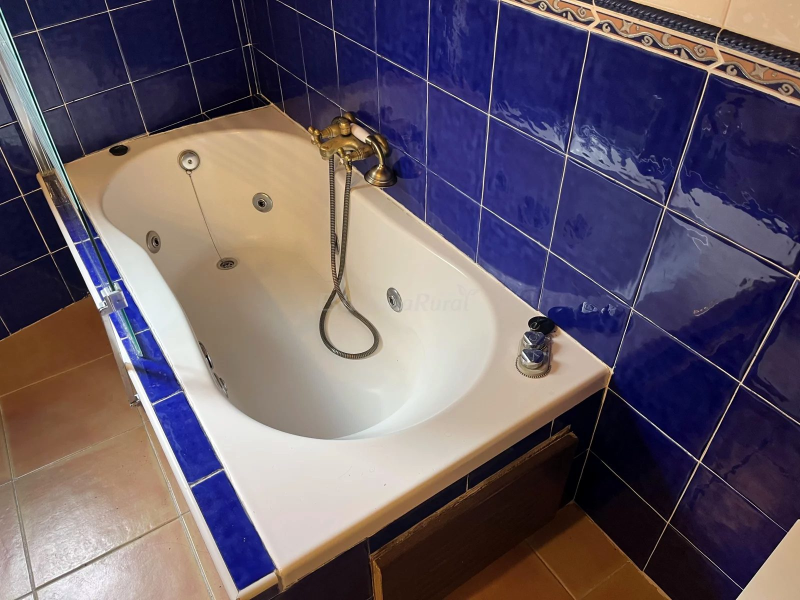
#> input picture img/fotos/banera-hidromasaje-1600.jpg, 1600 x 1200 px (shown at 1/2 size)
$ python -i fotos.py   (imports and definitions only)
#> lines starting #> are read from the running program, lines starting #| are printed output that depends on the picture
#> further down, picture is the input picture: PIL image 1600x1200 RGB; mean R, G, B 102.4, 90.9, 102.7
# Fotos publicables → img/fotos/<nombre>-<ancho>.{webp,jpg} + img/fotos/fotos.json. NUNCA se amplía.
#   python -I -X utf8 scripts/fotos.py
# - EscapadaRural (ref/origen/portales/er-*.webp, hechas por los dueños, casi todas 1600×1200): PROVISIONALES, decisión
#   de Álvaro del 2026-11-25, a la espera de las originales. Elegidas a mano una a una (ver ELEGIDAS y README). Llevan la
#   marca de agua tenue del portal en el centro: NO se toca (ni se borra, ni se tapa, ni se recorta para esconderla, ni
#   se difumina). Tratamiento, el mismo para todas y sin inventar nada:
#     1. enderezar: el giro de las verticales (Hough sobre los bordes), solo si está entre 0,3° y 3°; se recorta lo justo
#        por los bordes para quitar las esquinas vacías (la marca, en el centro, no se toca);
#     2. balance de blancos suave: con los píxeles claros y casi neutros, a la mitad y como mucho un 6 % por canal;
#     3. la misma curva para todas: contraste ×1,04 alrededor del gris medio.
#   Se sirven a 480 y 800 (rejilla) y a su tamaño real, como mucho 1600 (solo el visor).
# - Sensación Rural (sr-*.webp, 750 px, sin marca de agua): solo la fachada de frente (las otras cuatro las enseña mejor
#   una de EscapadaRural). A su tamaño y a 480.
# - Siguen prohibidas las de EuroWeb Media (ref/origen/album, galeria, marca) y las de TusCasasRurales (tcr-*).
# - Paisaje de Wikimedia Commons (licencia comprobada una a una en scripts/commons.json): miniatura de 1280 de Commons,
#   servida a 480 y 800. Créditos en el pie (construir.mjs).
import json, math, time, urllib.request
from pathlib import Path
import numpy as np
from PIL import Image

RAIZ = Path(__file__).resolve().parent.parent
SAL = RAIZ / 'img/fotos'
# [1 line not run here, left out]
CACHE = RAIZ / 'ref/raw/commons-cache'
# [1 line not run here, left out]
POR = RAIZ / 'ref/origen/portales'
UA = 'maqueta-web-local/1.0 (prueba de maqueta sin publicar)'

SR = {'casa-fachada': 'sr-apartamentos-rurales-alba-somiedo-137898.webp'}
# nombre en la web → fichero de EscapadaRural (las 20 elegidas de 32; descartes y motivos en el README)
ELEGIDAS = {
    'casa-escalera-pena': 'er-64a52c4d733e8.webp',
    'vista-ventana': 'er-6544fb1e9137d.webp',
    'salon-naranja-cocina': 'er-65732622805f9.webp',
    'comedor-buhardilla': 'er-6573262820962.webp',
    'salon-mesa': 'er-6573262e55a38.webp',
    'cocina-buhardilla': 'er-6573264970832.webp',
    'salon-cocina-pequeno': 'er-65732700a9f0f.webp',
    'cocina-pasillo': 'er-657327088e088.webp',
    'salon-sofa': 'er-657327a41bf4b.webp',
    'salon-blanco': 'er-6573287ecbd26.webp',
    'cocina-ventanas': 'er-65732896da60e.webp',
    'dormitorio-dos-camas': 'er-6573263d5881a.webp',
    'dormitorio-verde-ventana': 'er-6573265d191b2.webp',
    'dormitorio-verde-monte': 'er-657327221994f.webp',
    'dormitorio-crema': 'er-657327971fb29.webp',
    'dormitorio-blanco': 'er-657328859f0eb.webp',
    'bano-ventana-hidromasaje': 'er-65732642f124d.webp',
    'bano-hidromasaje-espejo': 'er-6573288c05c49.webp',
    'bano-ducha': 'er-65732715eed8e.webp',
    'banera-hidromasaje': 'er-65732653edbfb.webp',
}
# [1 line that did not run here, left out]


def giro_verticales(im):
    """Grados que hay que girar (positivo = antihorario) para poner a plomo las verticales; None si no hay que tocar."""
    import cv2
    g = np.asarray(im.convert('L'))
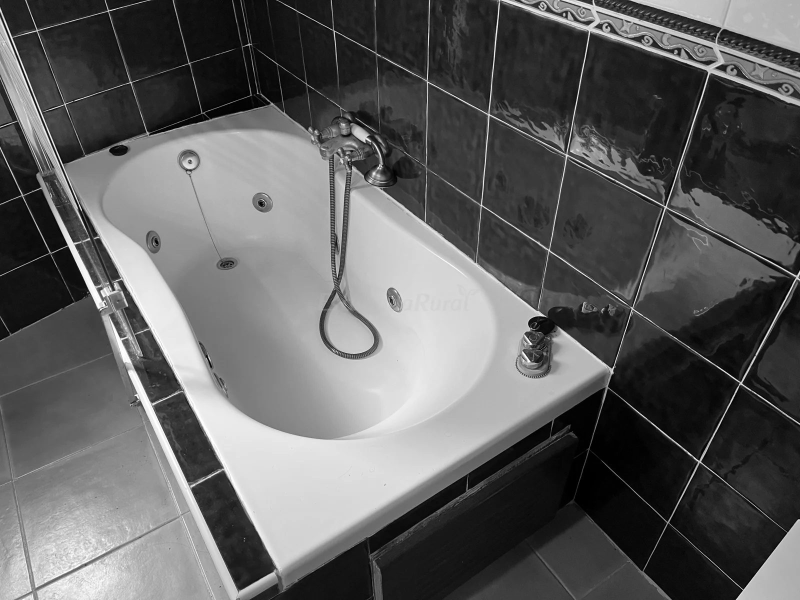
#> g: shape (1200, 1600) (shown at 1/2 size); min 0, max 255, mean 95.7
    h, w = g.shape
#> h = 1200; w = 1600
    bordes = cv2.Canny(g, 60, 160)
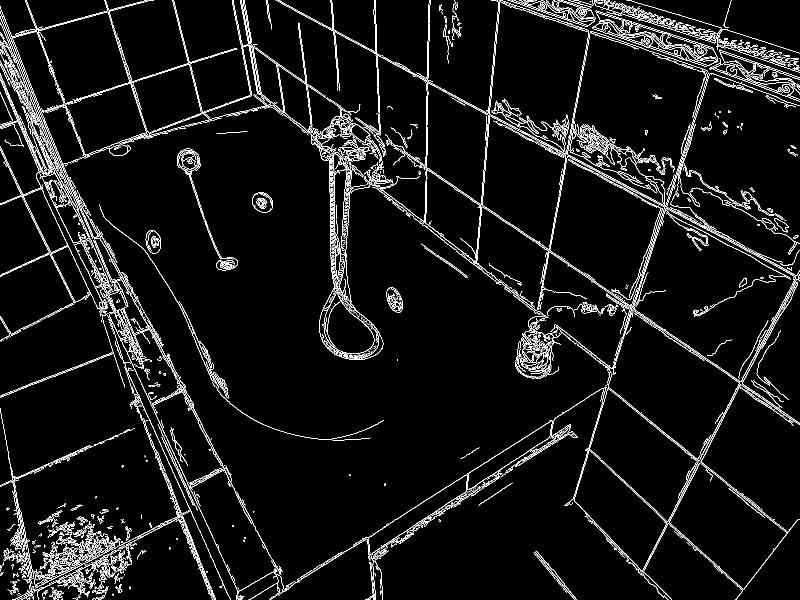
#> bordes: shape (1200, 1600) (shown at 1/2 size); 5.2% white in thin lines or dots
    seg = cv2.HoughLinesP(bordes, 1, np.pi / 720, threshold=90, minLineLength=int(h * 0.14), maxLineGap=6)
#> seg = 58 rows, first 6: [1347, 421, 1581, 544], [496, 85, 702, 228], [1007, 441, 1262, 616], [562, 6, 753, 108], [1258, 611, 1427, 727], [854, 165, 1100, 294]
    if seg is None:
        return None
    ang, peso = [], []
    for x1, y1, x2, y2 in np.asarray(seg).reshape(-1, 4):
        dx, dy = x2 - x1, y2 - y1
        if dy == 0:
            continue
        a = math.degrees(math.atan2(dx, dy))          # 0 = vertical
        if a > 90: a -= 180
        if a < -90: a += 180
        if abs(a) <= 8:
            ang.append(a); peso.append(math.hypot(dx, dy))
#> this loop made 58 passes
#> (x1, y1, x2, y2, dx, dy, a) on passes 1 to 12: (1347, 421, 1581, 544, 234, 123, 62.27), (496, 85, 702, 228, 206, 143, 55.23), (1007, 441, 1262, 616, 255, 175, 55.54), (562, 6, 753, 108, 191, 102, 61.9), (1258, 611, 1427, 727, 169, 116, 55.53), (854, 165, 1100, 294, 246, 129, 62.33), (978, 227, 1252, 370, 274, 143, 62.44), (1287, 1141, 1443, 843, 156, -298, -27.63), (760, 1059, 1102, 841, 342, -218, -57.49), (827, 435, 998, 568, 171, 133, 52.13), (0, 32, 97, 277, 97, 245, 21.6), (218, 629, 482, 1196, 264, 567, 24.97)
#> after the loop, ang = [-5.19, -5.06, 7.5]; peso = [276.1, 192.8, 191.6]
    if len(ang) < 6:
        return None
    orden = np.argsort(ang); a = np.array(ang)[orden]; p = np.array(peso)[orden]
    med = float(a[np.searchsorted(np.cumsum(p), p.sum() / 2)])
    return med if 0.3 <= abs(med) <= 3 else None


def enderezar(im, grados):
    W, H = im.size
    t = math.radians(abs(grados))
    s = min(W / (W * math.cos(t) + H * math.sin(t)), H / (W * math.sin(t) + H * math.cos(t)))
    r = im.rotate(grados, resample=Image.BICUBIC, expand=False)
    w, h = int(W * s) // 2 * 2, int(H * s) // 2 * 2
    x0, y0 = (W - w) // 2, (H - h) // 2
    return r.crop((x0, y0, x0 + w, y0 + h))


def color(im):
    a = np.asarray(im.convert('RGB')).astype(np.float32)
    lum = a.mean(axis=2)
    sat = a.max(axis=2) - a.min(axis=2)
    m = (lum > np.percentile(lum, 97)) & (sat < 40) & (lum < 250)
    gan = [1.0, 1.0, 1.0]
    if m.sum() > 200:
        med = a[m].mean(axis=0)
        gris = med.mean()
        gan = [float(np.clip(1 + 0.5 * (gris / c - 1), 0.94, 1.06)) for c in med]
        a = a * np.array(gan)
    a = 127.5 + (a - 127.5) * 1.04                      # la misma curva para todas
    return Image.fromarray(np.clip(a, 0, 255).astype(np.uint8)), [round(x, 3) for x in gan]


lista = []

def guardar(nombre, im, anchos, calidad=80):
    im = im.convert('RGB')
    w0, h0 = im.size
    hechos = []
    for w in sorted(set(min(a, w0) for a in anchos)):
        h = round(h0 * w / w0)
        r = im if w == w0 else im.resize((w, h), Image.LANCZOS)
        r.save(SAL / f'{nombre}-{w}.webp', 'WEBP', quality=calidad, method=6)
        r.save(SAL / f'{nombre}-{w}.jpg', 'JPEG', quality=82, optimize=True, progressive=True)
        hechos.append(w)
    return {'nombre': nombre, 'ancho': w0, 'alto': h0, 'anchos': hechos}

# [33 lines not run here, left out]
# lo que ya no sale de aquí (fotos de una versión anterior) se borra, para que no viaje nada que no se use
vivos = {f'{d["nombre"]}-{w}.{e}' for d in lista for w in d['anchos'] for e in ('webp', 'jpg')} | {'fotos.json'}
# [4 lines not run here, left out]

>>> from PIL import Image
>>> picture = Image.open('../img/fotos/banera-hidromasaje-1600.jpg')
>>> result = giro_verticales(picture)
